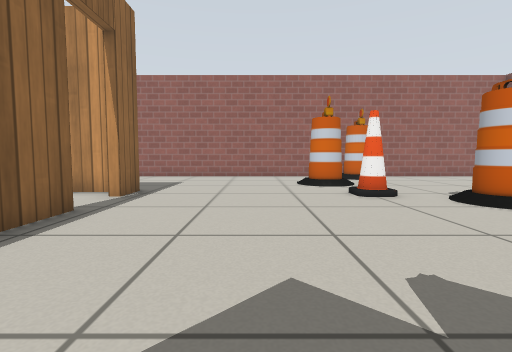
[1] (above)

16 first-person views from a walk through a robot-simulator world made for Gazebo. The camera is 0.5 m above the floor, tilts 4° down and sees 85° across. The floor is counted in squares, 0.5 m on a side. Each view is taken from the middle of a square. On the plan, view 1 faces up. The plan holds only what a view shows up to about 11 squares ahead; the rest is blank. Simple patterns stand in for the simulator's built-in surfaces.

[2]
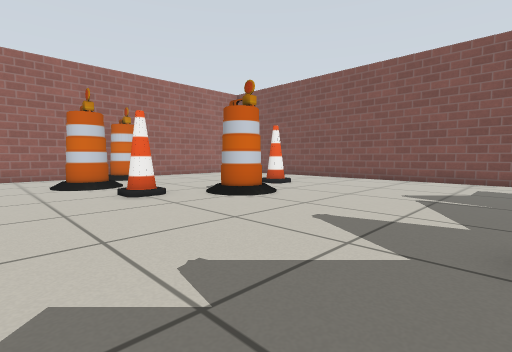

[3]
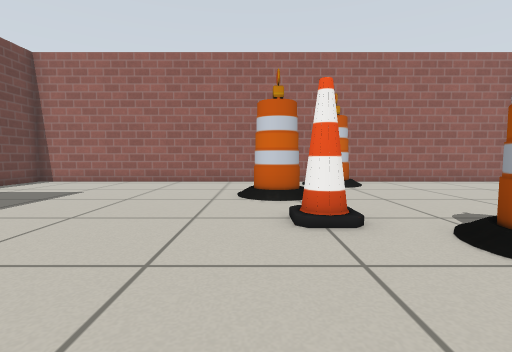

[4]
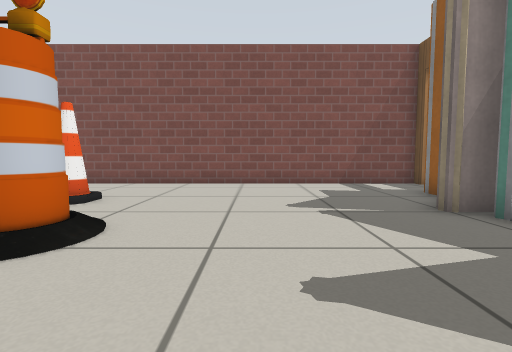

[5]
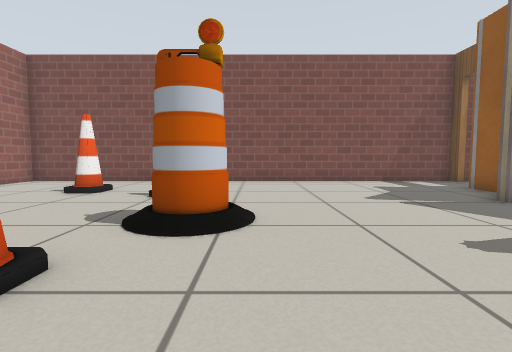

[6]
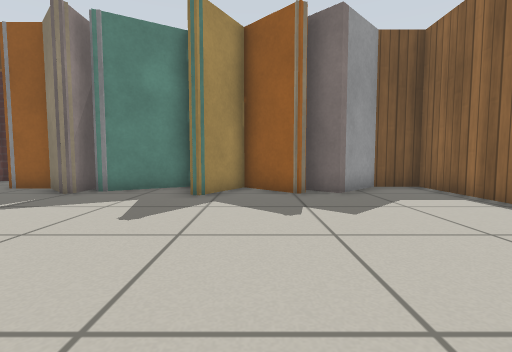

[7]
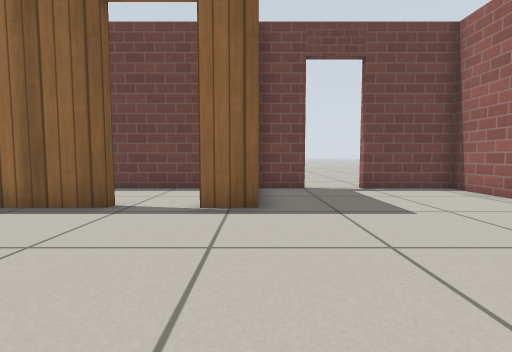

[8]
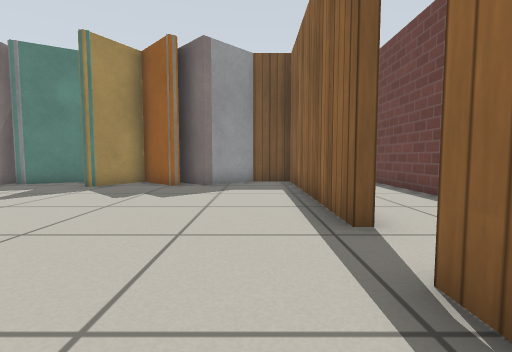

[9]
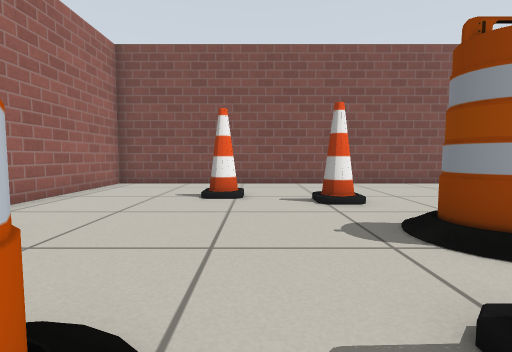

[10]
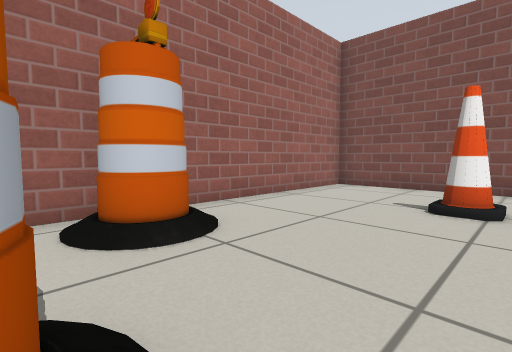

[11]
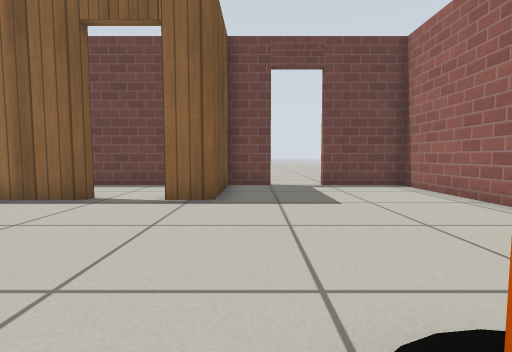

[12]
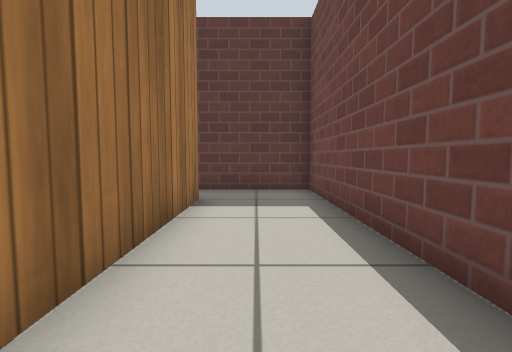

[13]
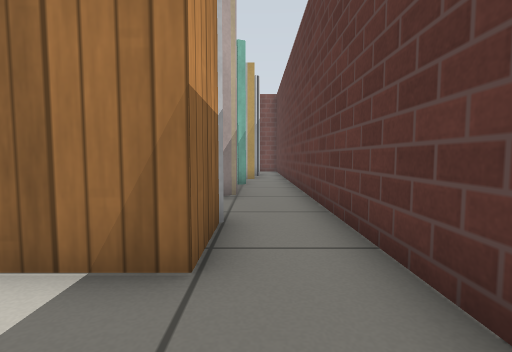

[14]
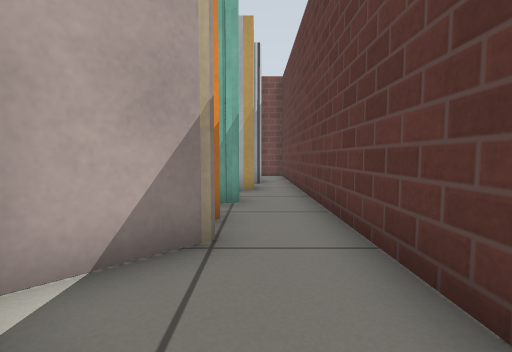

[15]
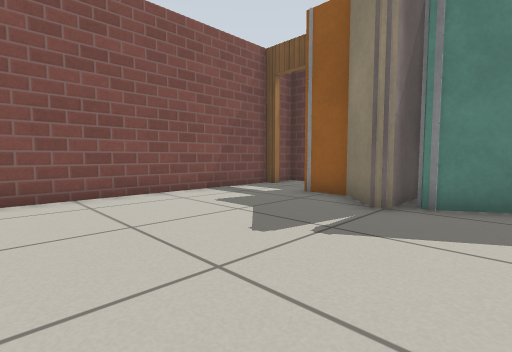

[16]
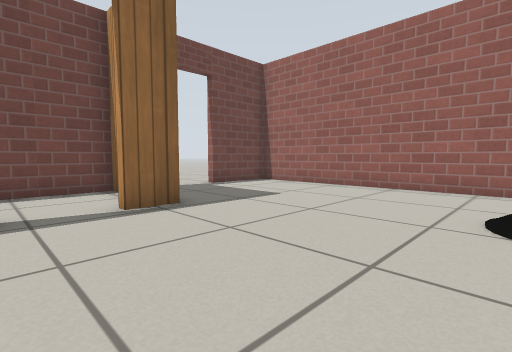

### Floor plan
Points are (right, up) in squares from view 1. A wall is a line through its corners. A room is listed if a view was taken in it or the views show most of it. See-through windows are left out.
Room 1 (views 1, 2, 3, 4, 5, 6, 7, 8, 9, 10, 11, 15, 16)
walls: (3.4, -0.2) (3.5, -0.1) (3.8, -0.3); (-3.4, 5.1) (-3.4, -2.1) (-1.9, -2.1) (-0.3, -0.5) (1, -1.8); (7, -0.2) (8.4, -1.6) (9.8, -1.6); (7, -0.4) (7.4, -0.4); (0.6, -0.6) (0.9, -0.5) (2.4, -2) (3.4, -0.1); (3.9, -2.4) (6.5, -0.9); (-6.6, 9.6) (-6.6, 8.1) (-3.4, 8.1) (-3.4, 6.9); (11.9, -2.8) (12.3, -2.8) (12.3, 14.1) (-6.6, 14.1) (-6.6, 11.3)
ways out: open door at (-3.5, 6) to room 2; open door at (-7, 10.5); open door at (10.5, -3)
objects: barrel (2, 10) to (3, 11); cone (3, 7); barrel (4, 13) to (5, 13); barrel (5, 6) to (6, 6); cone (8, 7); cone (9, 10)
Room 2 (views 12, 13)
walls: (-3.7, -2.5) (-3.7, 2.6); (-4, 7.8) (-6.6, 7.8) (-6.6, -4.3) (-3.6, -4.3)
ways out: open door at (-3.5, 6) to room 1; opening at (-3, -3) to room 3
Room 3 (view 14)
walls: (1.3, -2.5) (-0.1, -1.1); (-1.9, -2.5) (-3.7, -2.5); (4, -2.6) (3.9, -2.4); (-3.6, -4.3) (9.1, -4.3); (6.3, -3) (6.3, -2.5)
ways out: opening at (-3, -3) to room 2

Positions as (right, up) in squares from view 1, and headings:
1: (0, 0), facing up
2: (0, 0), facing up-right
3: (2, 3), facing up
4: (2, 3), facing right
5: (1, 5), facing right
6: (2, 7), facing down
7: (2, 8), facing left
8: (-2, 9), facing down
9: (2, 9), facing right
10: (3, 9), facing up-right
11: (3, 9), facing left
12: (-5, 4), facing down
13: (-6, -3), facing right
14: (-2, -3), facing right
15: (5, 5), facing down-right
16: (2, 5), facing up-left
